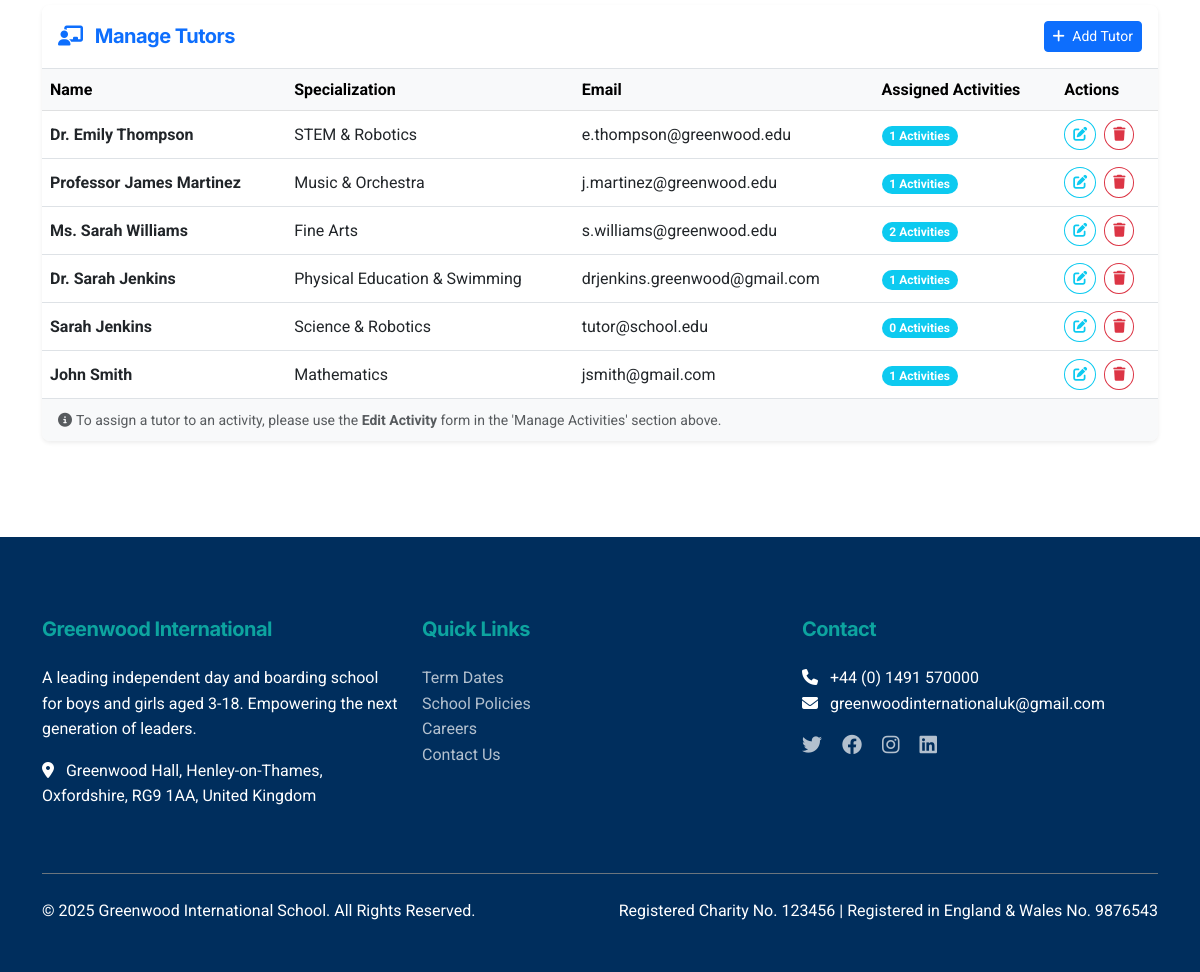
/admin/dashboard (signed in, lower part), run on an earlier commit of the app's database.
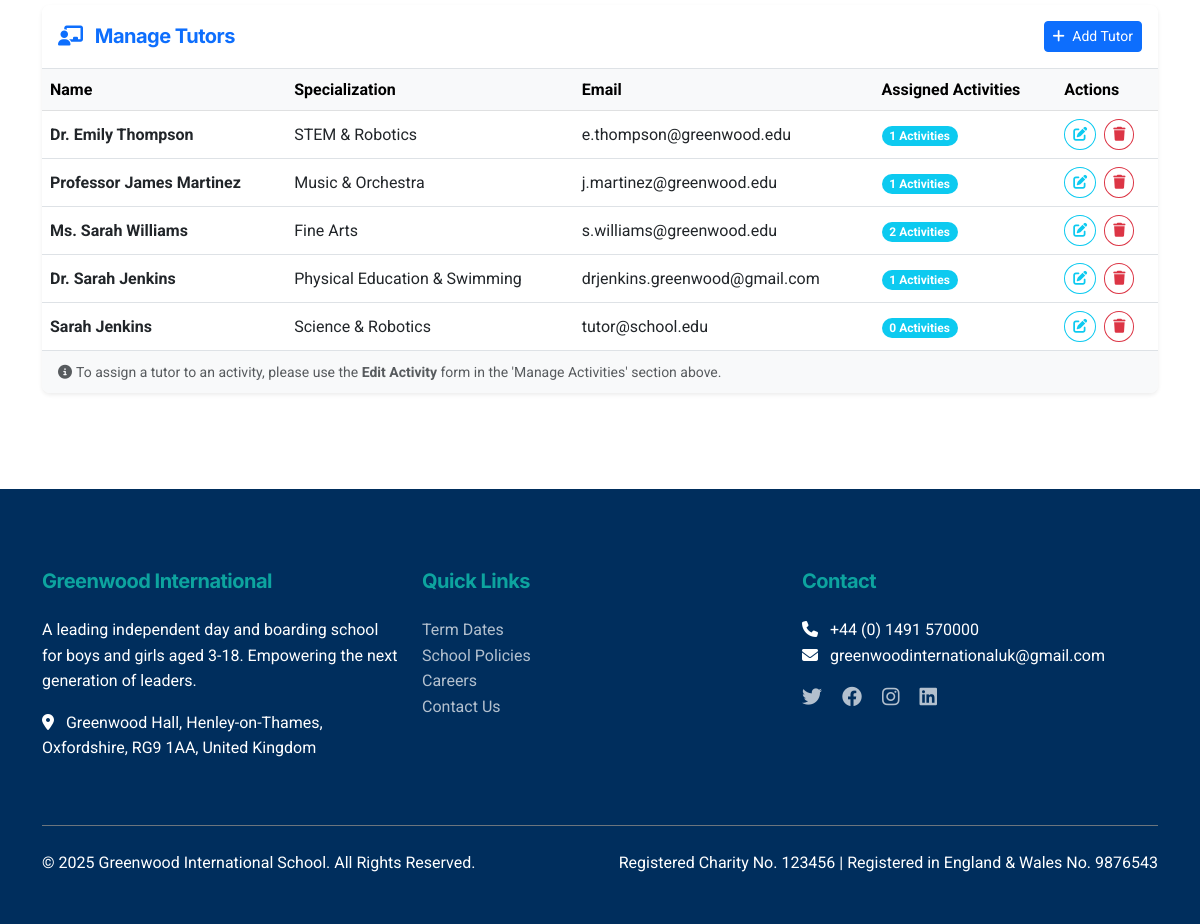
And on a later commit of the database.
### app.py (models this page shows, shortened)
class Tutor(db.Model):
    id = db.Column(db.Integer, primary_key=True)
    email = db.Column(db.String(120), unique=True, nullable=False)
    password = db.Column(db.String(200), nullable=False)
    full_name = db.Column(db.String(120), nullable=False)
    specialization = db.Column(db.String(200))
    qualification = db.Column(db.String(300))
    bio = db.Column(db.Text)
    linkedin_url = db.Column(db.String(200))
    teaching_philosophy = db.Column(db.Text)
    years_experience = db.Column(db.Integer)
    education = db.Column(db.Text)
    certifications = db.Column(db.Text)
    status = db.Column(db.String(20), default='pending')  # pending, approved, rejected
    created_at = db.Column(db.DateTime, default=datetime.utcnow)
    approved_by = db.Column(db.Integer, db.ForeignKey('admin.id'), nullable=True)
    approval_date = db.Column(db.DateTime, nullable=True)

### app.py (the view)
@app.route('/admin/dashboard')
@admin_required
def admin_dashboard():
    total_bookings = Booking.query.count()
    total_revenue = db.session.query(db.func.sum(Booking.cost)).scalar() or 0
    activities = Activity.query.all()
    tutors = Tutor.query.filter_by(status='approved').all()
    pending_count = Tutor.query.filter_by(status='pending').count()
    return render_template('admin/dashboard.html',
                           total_bookings=total_bookings,
                           total_revenue=total_revenue,
                           activities=activities,
                           tutors=tutors,
                           pending_count=pending_count)

### app.py (called while the page is built)
def create_app(config_name='default'):
    app = Flask(__name__)
    app.config.from_object(config[config_name])
    db.init_app(app)
    mail.init_app(app)
    csrf.init_app(app)
    app.config['TEMPLATES_AUTO_RELOAD'] = True
    @app.context_processor
    def inject_now():
        return {'now': datetime.utcnow()}
    return app

def admin_required(f):
    @wraps(f)
    def decorated_function(*args, **kwargs):
        if 'admin_id' not in session:
            return redirect(url_for('admin_login', next=request.url))
        return f(*args, **kwargs)
    return decorated_function

### templates/admin/dashboard.html (shortened to what this page needs)
{% extends "base.html" %}
{% block content %}
<div class="container py-5">
    <div class="card shadow-sm border-0 mb-5">
        <div class="card-header bg-white border-bottom py-3 d-flex justify-content-between align-items-center">
            <h5 class="mb-0 text-primary"><i class="fas fa-chalkboard-teacher me-2"></i> Manage Tutors</h5>
            <button class="btn btn-sm btn-primary" data-bs-toggle="modal" data-bs-target="#addTutorModal">
                <i class="fas fa-plus me-1"></i> Add Tutor
            </button>
        </div>
        <div class="card-body p-0">
            <div class="table-responsive">
                <table class="table table-hover mb-0">
                    <thead class="table-light">
                        <tr>
                            <th>Name</th>
                            <th>Specialization</th>
                            <th>Email</th>
                            <th>Assigned Activities</th>
                            <th>Actions</th>
                        </tr>
                    </thead>
                    <tbody>
                        {% for tutor in tutors %}
                        <tr>
                            <td class="align-middle fw-bold">{{ tutor.full_name }}</td>
                            <td class="align-middle">{{ tutor.specialization }}</td>
                            <td class="align-middle">{{ tutor.email }}</td>
                            <td class="align-middle">
                                <span class="badge bg-info rounded-pill">{{ tutor.activities|length }} Activities</span>
                            </td>
                            <td class="align-middle">
                                <button class="btn btn-sm btn-outline-info rounded-circle me-1" data-bs-toggle="modal"
                                    data-bs-target="#editTutorModal" data-id="{{ tutor.id }}"
                                    data-name="{{ tutor.full_name }}" data-email="{{ tutor.email }}"
                                    data-spec="{{ tutor.specialization }}"
                                    data-linkedin="{{ tutor.linkedin_url or '' }}"
                                    data-exp="{{ tutor.years_experience or '' }}" data-edu="{{ tutor.education or '' }}"
                                    data-cert="{{ tutor.certifications or '' }}"
                                    data-phil="{{ tutor.teaching_philosophy or '' }}" data-bio="{{ tutor.bio or '' }}">
                                    <i class="fas fa-edit"></i>
                                </button>
                                <button class="btn btn-sm btn-outline-danger rounded-circle" data-bs-toggle="modal"
                                    data-bs-target="#deleteModal" data-url="{{ url_for('delete_tutor', id=tutor.id) }}">
                                    <i class="fas fa-trash"></i>
                                </button>
                            </td>
                        </tr>
                        {% endfor %}
                    </tbody>
                </table>
            </div>
        </div>
        <div class="card-footer bg-light border-top-0">
            <small class="text-muted"><i class="fas fa-info-circle me-1"></i>To assign a tutor to an activity, please
                use the <strong>Edit Activity</strong> form in the 'Manage Activities' section above.</small>
        </div>
    </div>
</div>
{% endblock %}

### templates/base.html (shortened to what this page needs)
<!DOCTYPE html>
<html lang="en">
<head>
    <link href="https://cdn.jsdelivr.net/npm/bootstrap@5.3.0/dist/css/bootstrap.min.css" rel="stylesheet">
    <link rel="stylesheet" href="https://cdnjs.cloudflare.com/ajax/libs/font-awesome/6.4.0/css/all.min.css">
    <link rel="stylesheet" href="{{ url_for('static', filename='css/style.css') }}">
    <link rel="stylesheet" href="{{ url_for('static', filename='css/missing_classes.css') }}">
</head>
<body>
    {% block content %}{% endblock %}
    <footer class="footer">
        <div class="container">
            <div class="row">
                <div class="col-md-4 mb-4">
                    <h5>Greenwood International</h5>
                    <p>A leading independent day and boarding school for boys and girls aged 3-18. Empowering the next
                        generation of leaders.</p>
                    <p><i class="fas fa-map-marker-alt me-2"></i> Greenwood Hall, Henley-on-Thames,<br>Oxfordshire, RG9
                        1AA, United Kingdom</p>
                </div>
                <div class="col-md-4 mb-4">
                    <h5>Quick Links</h5>
                    <ul class="list-unstyled">
                        <li><a href="#">Term Dates</a></li>
                        <li><a href="#">School Policies</a></li>
                        <li><a href="#">Careers</a></li>
                        <li><a href="{{ url_for('contact') }}">Contact Us</a></li>
                    </ul>
                </div>
                <div class="col-md-4 mb-4">
                    <h5>Contact</h5>
                    <ul class="list-unstyled">
                        <li><i class="fas fa-phone me-2"></i> +44 (0) 1491 570000</li>
                        <li><i class="fas fa-envelope me-2"></i> greenwoodinternationaluk@gmail.com</li>
                    </ul>
                    <div class="mt-3">
                        <a href="#" class="me-3"><i class="fab fa-twitter fa-lg"></i></a>
                        <a href="#" class="me-3"><i class="fab fa-facebook fa-lg"></i></a>
                        <a href="#" class="me-3"><i class="fab fa-instagram fa-lg"></i></a>
                        <a href="#"><i class="fab fa-linkedin fa-lg"></i></a>
                    </div>
                </div>
            </div>
            <div class="footer-bottom mt-4 pt-4 border-top border-secondary">
                <div class="row">
                    <div class="col-md-6">
                        <p>&copy; 2025 Greenwood International School. All Rights Reserved.</p>
                    </div>
                    <div class="col-md-6 text-md-end">
                        <p>Registered Charity No. 123456 | Registered in England & Wales No. 9876543</p>
                    </div>
                </div>
            </div>
        </div>
    </footer>
</body>
</html>

### static/css/style.css (style rules this page uses)
:root { --primary-blue: #002E5D; --accent-teal: #0DA49F; --accent-gold: #D4AF37; --bg-body: #FFFFFF; --bg-light: #F8F9FA; --bg-dark: #002E5D; --text-main: #212529; --text-muted: #6c757d; --text-light: #FFFFFF; --font-heading: 'Inter', sans-serif; --font-body: 'Roboto', sans-serif; --card-shadow: 0 4px 20px rgba(0, 0, 0, 0.08); --hover-shadow: 0 10px 30px rgba(0, 0, 0, 0.12); --border-radius: 8px; }
body { background-color: var(--bg-body); color: var(--text-main); font-family: var(--font-body); line-height: 1.6; overflow-x: hidden; }
h1, h2, h3, h4, h5, h6 { font-family: var(--font-heading); color: var(--primary-blue); font-weight: 700; letter-spacing: -0.5px; }
a { color: var(--primary-blue); text-decoration: none; transition: all 0.3s ease; }
.card { border: none; border-radius: var(--border-radius); box-shadow: var(--card-shadow); transition: transform 0.3s ease, box-shadow 0.3s ease; background: white; overflow: hidden; }
.card-body { padding: 2rem; }
.footer { background-color: var(--primary-blue); color: white; padding: 5rem 0 2rem; }
.footer h5 { color: var(--accent-teal); margin-bottom: 1.5rem; }
.footer a { color: rgba(255, 255, 255, 0.7); }

What changed in the data, as far as the page shows it:
removed Tutor: full_name "John Smith", specialization "Mathematics", email "jsmith@gmail.com", activities|length "1"
